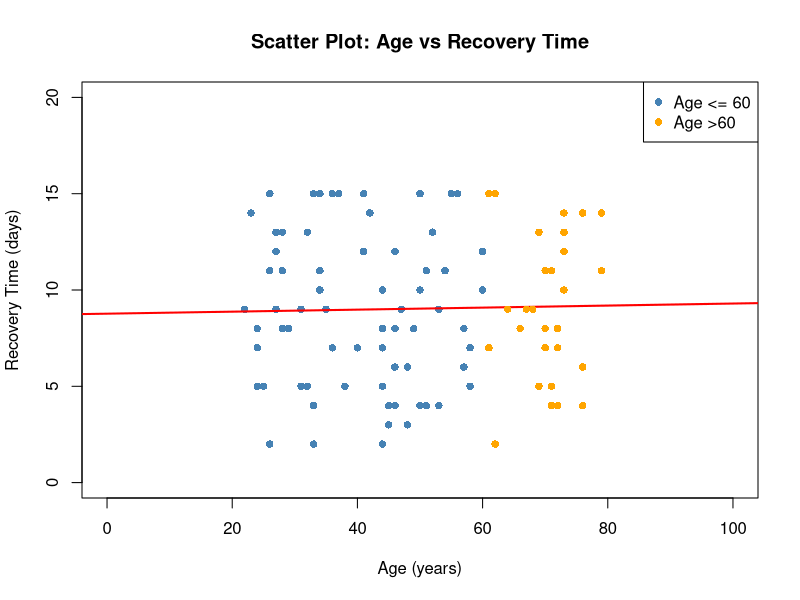

This figure's R source:
#scatter plot with different dot plots

set.seed(123)
patient_data <- data.frame( Age = sample(20:80,100,replace =TRUE),
                            Recovery_Time = sample(2:15, 100, replace = TRUE)
                            )

plot(patient_data$Age, patient_data$Recovery_Time,
     main = "Scatter Plot: Age vs Recovery Time",
     xlab = "Age (years)",
     ylab = "Recovery Time (days)",
     pch = 16,
     col = "steelblue",
     xlim = c(0,100),
     ylim = c(0,20))

#add a trend line
abline (lm(Recovery_Time ~ Age, data = patient_data), col = "red", lwd =2)

#Hightlighting specific age groups

points(patient_data$Age[patient_data$Age > 60],
       patient_data$Recovery_Time[patient_data$Age >60],
       col = "orange", pch = 16)
legend("topright", legend = c("Age <= 60", "Age >60"), col = c("steelblue","orange"),pch =16)